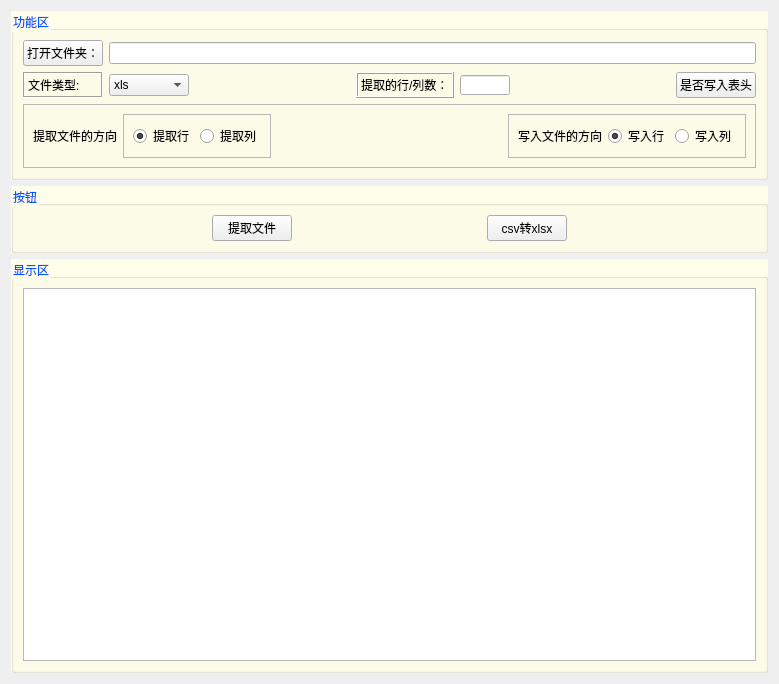
<?xml version="1.0" encoding="UTF-8"?>
<ui version="4.0">
 <class>Form</class>
 <widget class="QWidget" name="Form">
  <property name="geometry">
   <rect>
    <x>0</x>
    <y>0</y>
    <width>779</width>
    <height>684</height>
   </rect>
  </property>
  <property name="windowTitle">
   <string>Form</string>
  </property>
  <property name="styleSheet">
   <string notr="true"/>
  </property>
  <layout class="QVBoxLayout" name="verticalLayout" stretch="2,1,8">
   <item>
    <widget class="QGroupBox" name="function">
     <property name="styleSheet">
      <string notr="true">QGroupBox{    
	background-color: rgb(255, 254, 235);
	color: rgb(0, 85, 255);
}</string>
     </property>
     <property name="title">
      <string>功能区</string>
     </property>
     <layout class="QVBoxLayout" name="verticalLayout_2">
      <item>
       <layout class="QHBoxLayout" name="horizontalLayout_3" stretch="1,9">
        <item>
         <widget class="QPushButton" name="btn_open_files">
          <property name="text">
           <string>打开文件夹：</string>
          </property>
         </widget>
        </item>
        <item>
         <widget class="QLineEdit" name="line_edit_files"/>
        </item>
       </layout>
      </item>
      <item>
       <layout class="QHBoxLayout" name="horizontalLayout_6" stretch="1,1,2,1,1,2,1">
        <item>
         <widget class="QLabel" name="label_2">
          <property name="frameShape">
           <enum>QFrame::Box</enum>
          </property>
          <property name="frameShadow">
           <enum>QFrame::Sunken</enum>
          </property>
          <property name="text">
           <string>文件类型:</string>
          </property>
         </widget>
        </item>
        <item>
         <widget class="QComboBox" name="comboBox">
          <property name="editable">
           <bool>false</bool>
          </property>
          <item>
           <property name="text">
            <string>xls</string>
           </property>
           <property name="icon">
            <iconset resource="Resource/ico.qrc">
             <normaloff>:/ico/pictures/icos/DM_20230815124713_039.png</normaloff>:/ico/pictures/icos/DM_20230815124713_039.png</iconset>
           </property>
          </item>
          <item>
           <property name="text">
            <string>xlsx</string>
           </property>
           <property name="icon">
            <iconset resource="Resource/ico.qrc">
             <normaloff>:/ico/pictures/icos/DM_20230815124713_016.png</normaloff>:/ico/pictures/icos/DM_20230815124713_016.png</iconset>
           </property>
          </item>
         </widget>
        </item>
        <item>
         <spacer name="horizontalSpacer_6">
          <property name="orientation">
           <enum>Qt::Horizontal</enum>
          </property>
          <property name="sizeHint" stdset="0">
           <size>
            <width>40</width>
            <height>20</height>
           </size>
          </property>
         </spacer>
        </item>
        <item>
         <widget class="QLabel" name="label">
          <property name="frameShape">
           <enum>QFrame::Box</enum>
          </property>
          <property name="frameShadow">
           <enum>QFrame::Raised</enum>
          </property>
          <property name="text">
           <string>提取的行/列数：</string>
          </property>
         </widget>
        </item>
        <item>
         <widget class="QLineEdit" name="line_edit_num">
          <property name="maximumSize">
           <size>
            <width>50</width>
            <height>20</height>
           </size>
          </property>
         </widget>
        </item>
        <item>
         <spacer name="horizontalSpacer_4">
          <property name="orientation">
           <enum>Qt::Horizontal</enum>
          </property>
          <property name="sizeHint" stdset="0">
           <size>
            <width>40</width>
            <height>20</height>
           </size>
          </property>
         </spacer>
        </item>
        <item>
         <widget class="QPushButton" name="btn_head">
          <property name="text">
           <string>是否写入表头</string>
          </property>
          <property name="checkable">
           <bool>true</bool>
          </property>
         </widget>
        </item>
       </layout>
      </item>
      <item>
       <widget class="QFrame" name="frame_3">
        <property name="styleSheet">
         <string notr="true">QFrame{    

}</string>
        </property>
        <property name="frameShape">
         <enum>QFrame::StyledPanel</enum>
        </property>
        <property name="frameShadow">
         <enum>QFrame::Raised</enum>
        </property>
        <layout class="QVBoxLayout" name="verticalLayout_5">
         <item>
          <layout class="QHBoxLayout" name="horizontalLayout_4">
           <item>
            <widget class="QLabel" name="label_3">
             <property name="text">
              <string>提取文件的方向</string>
             </property>
            </widget>
           </item>
           <item>
            <widget class="QFrame" name="frame_2">
             <property name="frameShape">
              <enum>QFrame::StyledPanel</enum>
             </property>
             <property name="frameShadow">
              <enum>QFrame::Raised</enum>
             </property>
             <layout class="QHBoxLayout" name="horizontalLayout_2">
              <item>
               <widget class="QRadioButton" name="radio_btn_read_row">
                <property name="text">
                 <string>提取行</string>
                </property>
                <property name="checked">
                 <bool>true</bool>
                </property>
               </widget>
              </item>
              <item>
               <widget class="QRadioButton" name="radio_btn_read_col">
                <property name="text">
                 <string>提取列</string>
                </property>
               </widget>
              </item>
             </layout>
            </widget>
           </item>
           <item>
            <spacer name="horizontalSpacer_3">
             <property name="orientation">
              <enum>Qt::Horizontal</enum>
             </property>
             <property name="sizeHint" stdset="0">
              <size>
               <width>40</width>
               <height>20</height>
              </size>
             </property>
            </spacer>
           </item>
           <item>
            <widget class="QFrame" name="frame">
             <property name="frameShape">
              <enum>QFrame::StyledPanel</enum>
             </property>
             <property name="frameShadow">
              <enum>QFrame::Raised</enum>
             </property>
             <layout class="QHBoxLayout" name="horizontalLayout">
              <item>
               <widget class="QLabel" name="label_4">
                <property name="text">
                 <string>写入文件的方向</string>
                </property>
               </widget>
              </item>
              <item>
               <widget class="QRadioButton" name="radio_btn_write_col">
                <property name="text">
                 <string>写入行</string>
                </property>
                <property name="checked">
                 <bool>true</bool>
                </property>
               </widget>
              </item>
              <item>
               <widget class="QRadioButton" name="radio_btn_write_row">
                <property name="text">
                 <string>写入列</string>
                </property>
               </widget>
              </item>
             </layout>
            </widget>
           </item>
          </layout>
         </item>
        </layout>
       </widget>
      </item>
     </layout>
    </widget>
   </item>
   <item>
    <widget class="QGroupBox" name="button">
     <property name="styleSheet">
      <string notr="true">QGroupBox{    
	background-color: rgb(255, 254, 235);
	color: rgb(0, 85, 255);
}</string>
     </property>
     <property name="title">
      <string>按钮</string>
     </property>
     <layout class="QVBoxLayout" name="verticalLayout_4">
      <item>
       <layout class="QHBoxLayout" name="horizontalLayout_5">
        <item>
         <spacer name="horizontalSpacer">
          <property name="orientation">
           <enum>Qt::Horizontal</enum>
          </property>
          <property name="sizeHint" stdset="0">
           <size>
            <width>40</width>
            <height>20</height>
           </size>
          </property>
         </spacer>
        </item>
        <item>
         <widget class="QPushButton" name="btn_convert">
          <property name="text">
           <string>提取文件</string>
          </property>
         </widget>
        </item>
        <item>
         <spacer name="horizontalSpacer_2">
          <property name="orientation">
           <enum>Qt::Horizontal</enum>
          </property>
          <property name="sizeHint" stdset="0">
           <size>
            <width>40</width>
            <height>20</height>
           </size>
          </property>
         </spacer>
        </item>
        <item>
         <widget class="QPushButton" name="btn_csv_xlsx">
          <property name="text">
           <string>csv转xlsx</string>
          </property>
         </widget>
        </item>
        <item>
         <spacer name="horizontalSpacer_7">
          <property name="orientation">
           <enum>Qt::Horizontal</enum>
          </property>
          <property name="sizeHint" stdset="0">
           <size>
            <width>40</width>
            <height>20</height>
           </size>
          </property>
         </spacer>
        </item>
       </layout>
      </item>
     </layout>
    </widget>
   </item>
   <item>
    <widget class="QGroupBox" name="show">
     <property name="styleSheet">
      <string notr="true">QGroupBox{    
	background-color: rgb(255, 254, 235);
	color: rgb(0, 85, 255);
}</string>
     </property>
     <property name="title">
      <string>显示区</string>
     </property>
     <layout class="QVBoxLayout" name="verticalLayout_3">
      <item>
       <widget class="QPlainTextEdit" name="plainTextEdit"/>
      </item>
     </layout>
    </widget>
   </item>
  </layout>
 </widget>
 <resources>
  <include location="Resource/ico.qrc"/>
 </resources>
 <connections/>
</ui>
